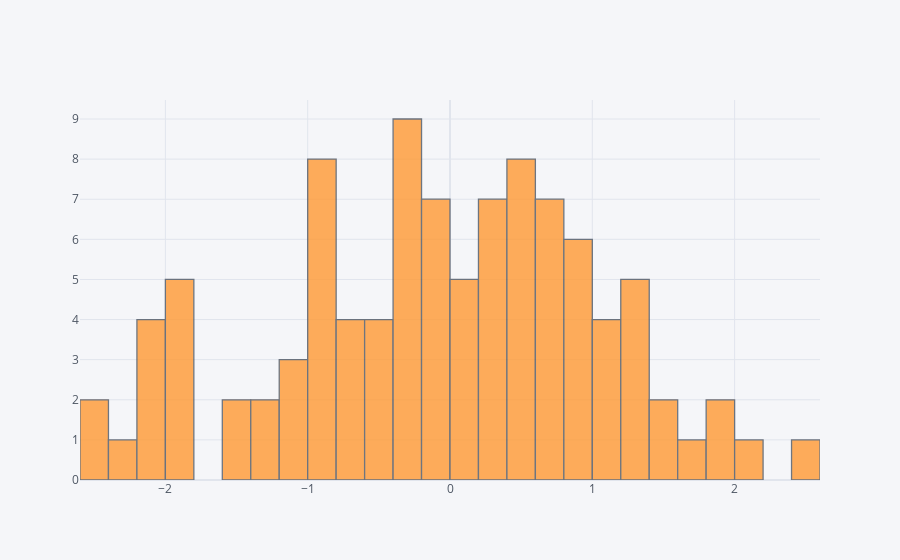

The cell this chart's notebook holds for it:
### Code cell
df['A'].iplot(kind='hist',bins=25)

### Figure 1 — Plotly figure (JSON) as saved in the notebook; plotly's stock layout.template omitted (floating-point values rounded to 4 significant figures)
{"data": [{"histfunc": "count", "histnorm": "", "marker": {"color": "rgba(255, 153, 51, 1.0)", "line": {"color": "#4D5663", "width": 1.3}}, "name": "A", "nbinsx": 25, "opacity": 0.8, "orientation": "v", "type": "histogram", "x": [-0.6952, -1.514, -1.086, -1.295, -0.4838, -2.094, -0.4279, -0.8104, -1.043, 0.3258, -0.9063, -0.385, 2.445, -1.95, -0.03719, 0.69, 0.5848, 1.893, 0.5157, -1.314, 0.3883, -0.5855, 0.8755, -0.04676, 1.194, 1.655, -1.816, 1.413, -0.9308, 0.4442, 1.013, 1.076, 0.7838, -0.9939, -0.7219, -0.1928, 1.242, 0.07363, 2.023, -0.925, 0.7562, 0.3838, -0.7632, 0.2037, 1.395, 1.308, 0.5524, -1.897, -1.845, -0.8894, -1.177, -0.08122, 0.7548, -2.16, 0.5246, -0.3706, -0.9477, -2.437, 1.983, -0.5803, 0.5056, 0.1024, 0.8512, -0.821, 1.115, -0.3688, 0.7775, -0.6313, -2.04, 0.5978, 0.9292, 0.3454, -0.0437, -0.2464, -0.2238, -0.2037, 0.5241, 0.9265, -0.2126, 0.06342, -1.566, -0.2192, 0.3819, 0.2722, 1.222, -1.85, -0.08658, 0.8255, 1.314, 0.7462, -0.2692, 0.9449, 0.02732, -2.362, 1.532, -2.093, -0.166, 0.7703, 0.1925, -2.485]}], "layout": {"barmode": "overlay", "legend": {"bgcolor": "#F5F6F9", "font": {"color": "#4D5663"}}, "paper_bgcolor": "#F5F6F9", "plot_bgcolor": "#F5F6F9", "title": {"font": {"color": "#4D5663"}}, "xaxis": {"gridcolor": "#E1E5ED", "showgrid": true, "tickfont": {"color": "#4D5663"}, "title": {"font": {"color": "#4D5663"}, "text": ""}, "zerolinecolor": "#E1E5ED"}, "yaxis": {"gridcolor": "#E1E5ED", "showgrid": true, "tickfont": {"color": "#4D5663"}, "title": {"font": {"color": "#4D5663"}, "text": ""}, "zerolinecolor": "#E1E5ED"}}}
